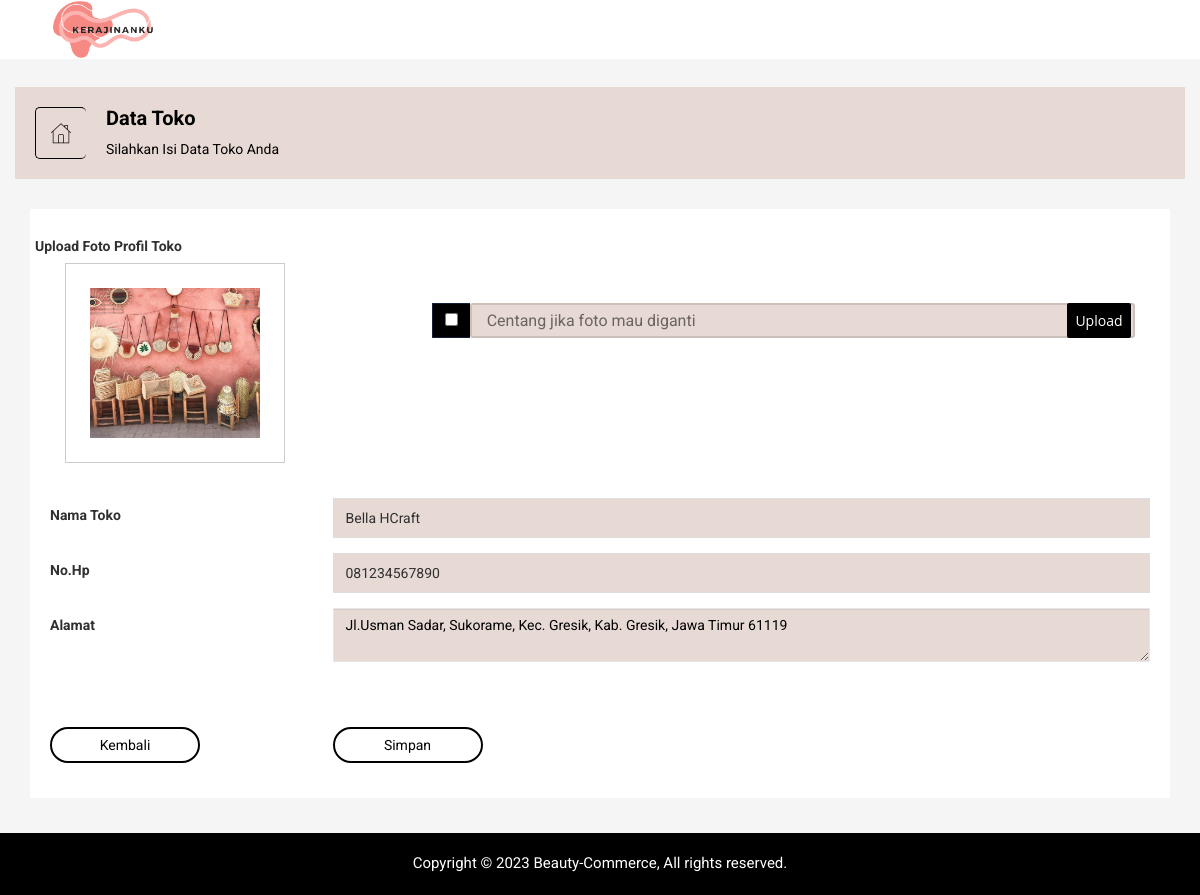
The page /penjual/isidatatoko.php (signed in) on the database its author committed.
### tables this page shows
CREATE TABLE `toko` (
  `toko_id` int(11) NOT NULL,
  `toko_pemilik` varchar(60) NOT NULL,
  `toko_username` varchar(15) NOT NULL,
  `toko_nama` varchar(60) NOT NULL,
  `toko_hp` varchar(25) NOT NULL,
  `toko_email` varchar(50) NOT NULL,
  `toko_pemilik_alamat` varchar(100) NOT NULL,
  `toko_alamat` varchar(100) NOT NULL,
  `toko_foto` varchar(100) NOT NULL,
  `toko_pass` varchar(100) NOT NULL
);

### koneksi.php (called while the page is built, shortened)
<?php
class Koneksi
{
    private $konek;
    private $host = "localhost";
    private $user = "root";
    private $pass = "";
    private $db = "beauty_commerce";
    private function sambung()
    {
        try {
            $this->konek = new PDO("mysql:host=" . $this->host . ";dbname=" . $this->db . ";charset=utf8mb4", $this->user, $this->pass);
            $this->konek->setAttribute(PDO::ATTR_ERRMODE, PDO::ERRMODE_EXCEPTION);
            $this->konek->setAttribute(PDO::ATTR_EMULATE_PREPARES, true);
            return $this->konek;
        } catch (PDOException $ex) {
            return NULL;
        }
    }
    public function kueri($sql)
    {
        $hasil = $this->konek->prepare($sql);
        $hasil->execute();
        return $hasil;
    }
    public function hasil_data($arg)
    {
        return $arg->fetch(PDO::FETCH_ASSOC);
    }
}

### penjual/isidatatoko.php (the view, shortened to what this page needs)
<?php
require_once '../koneksi.php';
$kon = new Koneksi();
$idtoko = @$_SESSION['toko_id'];
$abc = $kon->kueri("SELECT * FROM toko WHERE toko_id = '$idtoko'");
$data = $kon->hasil_data($abc);
?>
<!doctype html>
<html class="no-js" lang="en">
<head>
    <link rel="stylesheet" href="css/bootstrap.min.css">
    <link rel="stylesheet" href="css/font-awesome.min.css">
    <link rel="stylesheet" href="css/nalika-icon.css">
    <link rel="stylesheet" href="css/owl.carousel.css">
    <link rel="stylesheet" href="css/owl.theme.css">
    <link rel="stylesheet" href="css/owl.transitions.css">
    <link rel="stylesheet" href="css/animate.css">
    <link rel="stylesheet" href="css/normalize.css">
    <link rel="stylesheet" href="css/meanmenu.min.css">
    <link rel="stylesheet" href="css/main.css">
    <link rel="stylesheet" href="css/morrisjs/morris.css">
    <link rel="stylesheet" href="css/scrollbar/jquery.mCustomScrollbar.min.css">
    <link rel="stylesheet" href="css/metisMenu/metisMenu.min.css">
    <link rel="stylesheet" href="css/metisMenu/metisMenu-vertical.css">
    <link rel="stylesheet" href="css/calendar/fullcalendar.min.css">
    <link rel="stylesheet" href="css/calendar/fullcalendar.print.min.css">
    <link rel="stylesheet" href="style.css">
    <link rel="stylesheet" href="css/form/all-type-forms.css">
    <link rel="stylesheet" href="css/responsive.css">
</head>
<body style="background-color: whitesmoke;">
    <div class="left-sidebar-pro">
        <nav id="sidebar" class="">
            <div class="sidebar-header">
                <a href="index.html"><img class="main-logo" src="img/logo/logo.png" alt="" style="width: 100px;" /></a>
            </div>
        </nav>
    </div>
    <div class="all-content-wrapper">
        <div class="container-fluid">
            <div class="row">
                <div class="col-lg-12 col-md-12 col-sm-12 col-xs-12">
                    <div class="logo-pro">
                        <a href="index.html"><img class="main-logo" src="img/logo/logo.png" alt="" style="width: 100px;" /></a>
                    </div>
                </div>
            </div>
        </div>
        <div class="header-advance-area">
            <div class="header-top-area">
                <div class="container-fluid">
                    <div class="row">
                        <div class="col-lg-12 col-md-12 col-sm-12 col-xs-12">
                            <div class="header-top-wraper">
                                <div class="row">
                                    <div class="col-lg-5 col-md-5 col-sm-12 col-xs-12">
                                    </div>
                                </div>
                            </div>
                        </div>
                    </div>
                </div>
            </div>
        </div>
    </div>
    <div class="breadcome-area">
        <div class="container-fluid">
            <div class="row">
                <div class="col-lg-12 col-md-12 col-sm-12 col-xs-12">
                    <div class="breadcome-list">
                        <div class="row">
                            <div class="col-lg-6 col-md-6 col-sm-6 col-xs-6">
                                <div class="breadcomb-wp">
                                    <div class="breadcomb-icon">
                                        <i class="icon nalika-home"></i>
                                    </div>
                                    <div class="breadcomb-ctn">
                                        <h2>Data Toko</h2>
                                        <p>Silahkan Isi Data Toko Anda</p>
                                    </div>
                                </div>
                            </div>
                        </div>
                    </div>
                </div>
            </div>
        </div>
    </div>
    <div class="container">
        <div class="row">
            <div class="col-lg-12 col-md-12 col-sm-12 col-xs-12">
                <div class="sparkline12-list">
                    <div class="sparkline12-graph">
                        <div class="basic-login-form-ad">
                            <div class="row">
                                <div class="col-lg-12 col-md-12 col-sm-12 col-xs-12">
                                    <div class="all-form-element-inner">
                                        <form action="isidatatoko_proses.php" method="POST" enctype="multipart/form-data">
                                            <div class="form-group-inner">
                                                <div class="row">
                                                    <label class="login2 pull-left pull-left-pro">Upload Foto Profil Toko</label>
                                                    <div class="col-lg-12 col-md-12 col-sm-12 col-xs-12">
                                                        <div class="col-lg-4">
                                                            <div class="pro-edt-img" style="border: 1px solid #cccccc; max-width: 100%; width: 220px; height: 200px; display: flex; align-items: center; justify-content: center;">
                                                                <img src="<?php echo $data['toko_foto']; ?>" alt="" style="width: 170px; height: 150px;" id="fototoko" />
                                                            </div>
                                                        </div>
                                                        <div class="col-lg-8">
                                                            <div class="row">
                                                                <div class="col-lg-12">
                                                                    <div class="product-edt-pix-wrap">
                                                                        <div class="mg-b-pro-edt file-upload-inner ts-forms">
                                                                            <div class="input-group">
                                                                                <span class="input-group-addon"> <input type="checkbox" name="cbcek" id="cbcek" value="GANTI" onclick="javascript: if(this.checked==true){
                                                                                                    document.getElementById('fototoko').style.display='none';
                                                                                                    }else{
                                                                                                    document.getElementById('fototoko').style.display='block'; }" /></span>
                                                                                <div class="input append-small-btn">
                                                                                    <div class="file-button">
                                                                                        Upload
                                                                                    </div>
                                                                                </div>
                                                                                <input type="text" id="toko" placeholder="Centang jika foto mau diganti ">
                                                                            </div>
                                                                        </div>
                                                                    </div>
                                                                </div>
                                                            </div>
                                                        </div>
                                                    </div>
                                                </div>
                                            </div>
                                            <div class="form-group-inner">
                                                <div class="row">
                                                    <div class="col-lg-3 col-md-3 col-sm-3 col-xs-12">
                                                        <label class="login2 pull-left pull-left-pro">Nama Toko</label>
                                                    </div>
                                                    <div class="col-lg-9 col-md-9 col-sm-9 col-xs-12">
                                                        <input type="text" class="form-control" name="namatoko" id="namatoko" value="<?php echo $data['toko_nama']; ?>" />
                                                    </div>
                                                </div>
                                            </div>
                                            <div class="form-group-inner">
                                                <div class="row">
                                                    <div class="col-lg-3 col-md-3 col-sm-3 col-xs-12">
                                                        <label class="login2 pull-left pull-left-pro">No.Hp</label>
                                                    </div>
                                                    <div class="col-lg-9 col-md-9 col-sm-9 col-xs-12">
                                                        <input type="text" class="form-control" name="nohp" id="nohp" onkeypress="return Angkasaja(event)" value="<?php echo $data['toko_hp']; ?>" />
                                                    </div>
                                                </div>
                                            </div>
                                            <div class="form-group-inner">
                                                <div class="row">
                                                    <div class="col-lg-3 col-md-3 col-sm-3 col-xs-12">
                                                        <label class="login2 pull-left pull-left-pro">Alamat</label>
                                                    </div>
                                                    <div class="col-lg-9 col-md-9 col-sm-9 col-xs-12">
                                                        <textarea class="form-control" name="alamat" id="alamat"><?php echo $data['toko_alamat']; ?></textarea>
                                                    </div>
                                                </div>
                                            </div>
                                        <div class="form-group-inner">
                                            <div class="row">
                                                <div class="col-lg-3 col-md-3 col-sm-3 col-xs-12">
                                                    <a href="datatoko.php"><button class="btn btn-block " style="color: black; border: 2px solid black; background-color: #fff; border-radius: 20px; margin-top: 50px; width: 150px;">Kembali</button></a>
                                                </div>
                                                <div class="col-lg-9 col-md-9 col-sm-9 col-xs-12">
                                                    <button class="btn btn-block loginbtn" style="color: black; border: 2px solid black; background-color: #fff; border-radius: 20px; margin-top: 50px; width: 150px;" type="submit">Simpan</button>
                                                </div>
                                            </div>
                                        </div>
                                        </form>
                                    </div>
                                </div>
                            </div>
                        </div>
                    </div>
                </div>
            </div>
        </div>
    </div>
    <div class="footer-copyright-area" style="margin-top: 35px;">
        <div class="container-fluid">
            <div class="row">
                <div class="col-lg-12">
                    <div class="footer-copy-right">
                        <p>Copyright © 2023 Beauty-Commerce,</a> All rights reserved.</p>
                    </div>
                </div>
            </div>
        </div>
    </div>
</body>
</html>

### penjual/css/main.css (style rules this page uses)
html { color: #222; font-size: 1em; line-height: 1.4; }
audio, canvas, iframe, img, svg, video { vertical-align: middle; }
textarea { resize: vertical; }

### penjual/css/form/all-type-forms.css (style rules this page uses)
.ts-forms .input { position:relative; }
.ts-forms input[type="text"], .ts-forms input[type="password"], .ts-forms input[type="email"], .ts-forms input[type="search"], .ts-forms input[type="url"], .ts-forms textarea, .ts-forms select { background:#E7DAD4; border:2px solid rgba(0,0,0,.12); -webkit-border-radius:3px; -moz-border-radius:3px; -o-border-radius:3px; border-radius:3px; color:#000000; display:block; font-family:inherit; font-size:16px; height:48px; padding:10px 15px; width:100%; outline:none; -webkit-appearance:none; -moz-appearance:none; appearance:none; -webkit-box-sizing:border-box; -moz-box-sizing:border-box; box-sizing:border-box; -webkit-transition:all.4s; -moz-transition:all.4s; -ms-transition:all.4s; -o-transition:all.4s; transition:all.4s; }
.ts-forms .prepend-small-btn .file-button, .ts-forms .append-small-btn .file-button { width:64px; }
.ts-forms .append-small-btn .file-button, .ts-forms .append-big-btn .file-button { right:4px; }
.ts-forms .append-small-btn .file-button, .ts-forms .append-big-btn .file-button, .ts-forms .prepend-small-btn .file-button, .ts-forms .prepend-big-btn .file-button { -webkit-border-radius:2px; -moz-border-radius:2px; -o-border-radius:2px; border-radius:2px; }
.ts-forms .file-button { color:#fff; display:block; font-family:'Open Sans',Helvetica,Arial,sans-serif; font-size:14px; height:40px; line-height:40px; outline:none; overflow:hidden; position:absolute; text-align:center; top:4px; z-index:1; }
.ts-forms .primary-btn, .ts-forms .file-button, .ts-forms .secondary-btn { background:#FF0000; -webkit-transition:background.2s; -moz-transition:background.2s; -ms-transition:background.2s; -o-transition:background.2s; transition:background.2s; }

### rows shown on the page
toko: toko_foto (picture), namatoko "Bella HCraft", nohp "081234567890", alamat "Jl.Usman Sadar, Sukorame, Kec. Gresik, Kab. Gresik, Jawa Timur 61119"
